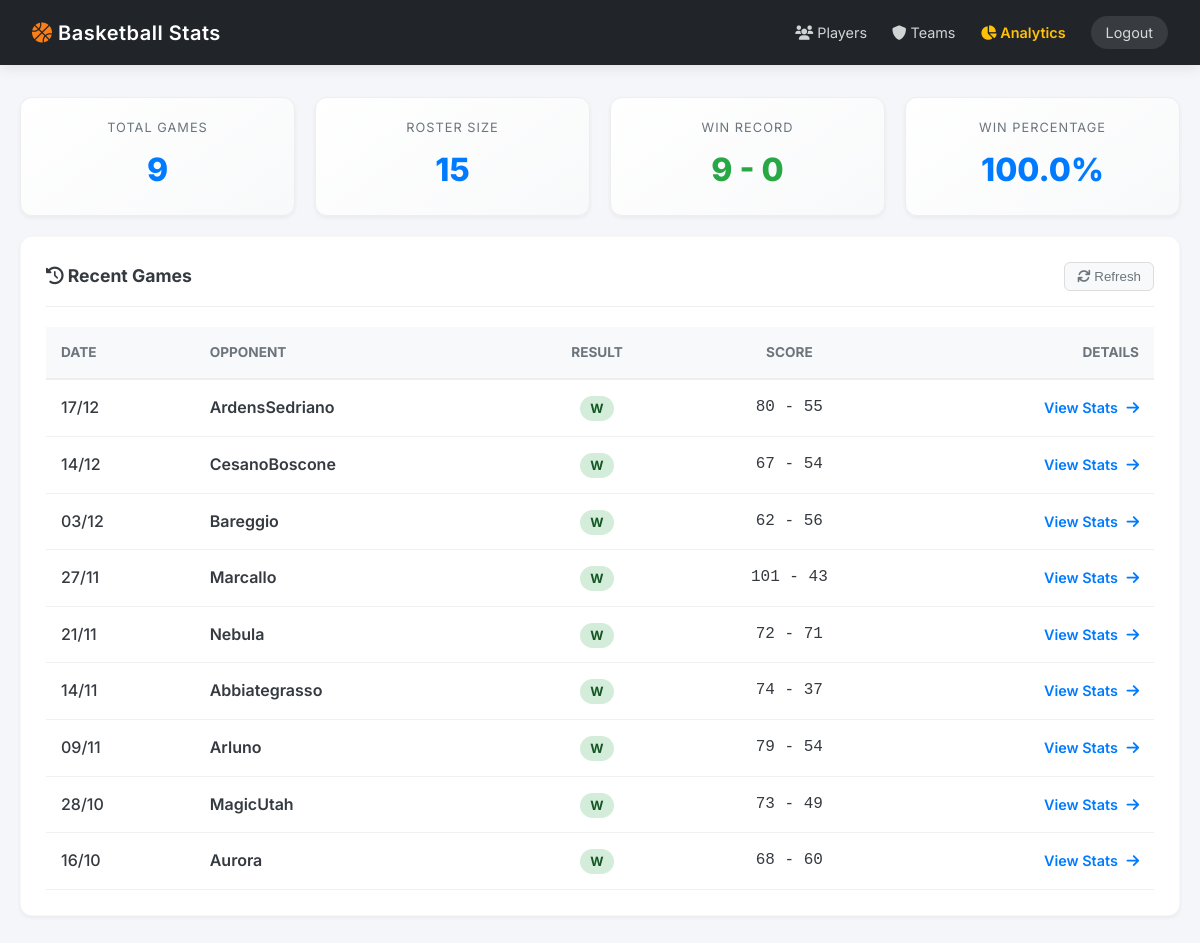
The page / (signed in) on the database its author committed.
### core/models.py (models this page shows)
class Game(db.Model):
    __tablename__ = "games"
    id = db.Column(db.Integer, primary_key=True)
    date = db.Column(db.String(10), nullable=False)
    opponent = db.Column(db.String(100), nullable=False)
    team_score = db.Column(db.Integer, nullable=False)
    opponent_score = db.Column(db.Integer, nullable=False)
    result = db.Column(db.String(1), nullable=False)
    game_type = db.Column(db.String(20), nullable=False)
    sort_date = db.Column(db.String(10), nullable=False)
    @property
    def score_display(self):
        return f"{self.team_score} - {self.opponent_score}"

### web/routes/main.py (the view)
@main_bp.route("/")
@login_required
def index():
    games = Game.query.order_by(Game.sort_date.desc()).all()
    total_games = len(games)
    total_players = db.session.query(PlayerStat.player_name).distinct().count()
    wins = sum(1 for g in games if g.result == "W")
    losses = sum(1 for g in games if g.result == "L")
    return render_template(
        "index.html",
        games=games,
        stats={
            "games": total_games,
            "players": total_players,
            "wins": wins,
            "losses": losses,
        },
    )

### web/__init__.py (called while the page is built)
def create_app(config_name: str = None) -> Flask:
    app = Flask(__name__)
    config = get_config(config_name)
    app.config.from_object(config)
    setup_logging(app, config)
    db.init_app(app)
    bcrypt.init_app(app)
    csrf.init_app(app)
    cache.init_app(app)
    limiter.init_app(app)
    login_manager.init_app(app)
    login_manager.login_view = "auth.login"
    login_manager.login_message = "Please log in to access this page."
    login_manager.login_message_category = "info"
    @login_manager.user_loader
    def load_user(user_id):
        return User.query.get(int(user_id))
    register_blueprints(app)
    return app

### web/templates/index.html (shortened to what this page needs)
<!doctype html>
<html lang="en">
    <head>
        <link
            rel="stylesheet"
            href="{{ url_for('static', filename='css/style.css') }}"
        />
        <link
            rel="stylesheet"
            href="https://cdnjs.cloudflare.com/ajax/libs/font-awesome/6.0.0/css/all.min.css"
        />
    </head>
    <body>
        <div class="header">
            <h1>
                <i class="fas fa-basketball-ball" style="color: #fd7e14"></i>
                Basketball Stats
            </h1>
            <div style="display: flex; gap: 25px; align-items: center">
                <a href="{{ url_for('main.players') }}"
                    ><i class="fas fa-users"></i> Players</a
                >
                <a href="{{ url_for('main.teams') }}"
                    ><i class="fas fa-shield-alt"></i> Teams</a
                >
                <a
                    href="{{ url_for('analytics.dashboard') }}"
                    style="color: #ffc107; font-weight: 600"
                    ><i class="fas fa-chart-pie"></i> Analytics</a
                >
                <a
                    href="{{ url_for('auth.logout') }}"
                    style="
                        background: rgba(255, 255, 255, 0.1);
                        padding: 5px 15px;
                        border-radius: 20px;
                    "
                    >Logout</a
                >
            </div>
        </div>
        <div class="container">
            <div class="metrics-row">
                <div class="metric-card">
                    <div class="label">Total Games</div>
                    <div class="value">{{ stats.games }}</div>
                </div>
                <div class="metric-card">
                    <div class="label">Roster Size</div>
                    <div class="value">{{ stats.players }}</div>
                </div>
                <div class="metric-card">
                    <div class="label">Win Record</div>
                    <div
                        class="value"
                        style="color: {{ 'var(--success)' if stats.wins > stats.losses else 'var(--primary)' }}"
                    >
                        {{ stats.wins }} - {{ stats.losses }}
                    </div>
                </div>
                <div class="metric-card">
                    <div class="label">Win Percentage</div>
                    <div class="value">
                        {% if stats.games > 0 %} {{ (stats.wins / stats.games *
                        100)|round(1) }}% {% else %} 0% {% endif %}
                    </div>
                </div>
            </div>
            <div class="panel">
                <div class="panel-header">
                    <h3><i class="fas fa-history"></i> Recent Games</h3>
                    <button
                        onclick="window.location.reload()"
                        style="
                            background: #f8f9fa;
                            border: 1px solid #ddd;
                            padding: 6px 12px;
                            border-radius: 6px;
                            cursor: pointer;
                            color: var(--text-muted);
                        "
                    >
                        <i class="fas fa-sync"></i> Refresh
                    </button>
                </div>
                <div style="overflow-x: auto">
                    <table style="width: 100%; border-collapse: collapse">
                        <thead>
                            <tr
                                style="
                                    background: #f8f9fa;
                                    border-bottom: 2px solid #eee;
                                "
                            >
                                <th
                                    style="
                                        padding: 15px;
                                        text-align: left;
                                        color: var(--text-muted);
                                        font-size: 0.85rem;
                                        text-transform: uppercase;
                                    "
                                >
                                    Date
                                </th>
                                <th
                                    style="
                                        padding: 15px;
                                        text-align: left;
                                        color: var(--text-muted);
                                        font-size: 0.85rem;
                                        text-transform: uppercase;
                                    "
                                >
                                    Opponent
                                </th>
                                <th
                                    style="
                                        padding: 15px;
                                        text-align: center;
                                        color: var(--text-muted);
                                        font-size: 0.85rem;
                                        text-transform: uppercase;
                                    "
                                >
                                    Result
                                </th>
                                <th
                                    style="
                                        padding: 15px;
                                        text-align: center;
                                        color: var(--text-muted);
                                        font-size: 0.85rem;
                                        text-transform: uppercase;
                                    "
                                >
                                    Score
                                </th>
                                <th
                                    style="
                                        padding: 15px;
                                        text-align: right;
                                        color: var(--text-muted);
                                        font-size: 0.85rem;
                                        text-transform: uppercase;
                                    "
                                >
                                    Details
                                </th>
                            </tr>
                        </thead>
                        <tbody>
                            {% for game in games %}
                            <tr
                                style="
                                    border-bottom: 1px solid #f1f1f1;
                                    transition: background 0.2s;
                                "
                            >
                                <td style="padding: 15px; font-weight: 500">
                                    {{ game.date }}
                                </td>
                                <td
                                    style="
                                        padding: 15px;
                                        font-weight: 600;
                                        color: var(--text-main);
                                    "
                                >
                                    {{ game.opponent }}
                                </td>
                                <td style="padding: 15px; text-align: center">
                                    <span
                                        style="padding: 5px 10px; border-radius: 20px; font-size: 0.8rem; font-weight: 700;
                                      background: {{ '#d4edda' if game.result == 'W' else '#f8d7da' }};
                                      color: {{ '#155724' if game.result == 'W' else '#721c24' }};"
                                    >
                                        {{ game.result }}
                                    </span>
                                </td>
                                <td
                                    style="
                                        padding: 15px;
                                        text-align: center;
                                        font-family: monospace;
                                        font-size: 1rem;
                                    "
                                >
                                    {{ game.score_display }}
                                </td>
                                <td style="padding: 15px; text-align: right">
                                    <a
                                        href="{{ url_for('main.game_detail', game_id=game.id) }}"
                                        style="
                                            color: var(--primary);
                                            text-decoration: none;
                                            font-weight: 600;
                                            font-size: 0.9rem;
                                        "
                                    >
                                        View Stats
                                        <i
                                            class="fas fa-arrow-right"
                                            style="margin-left: 5px"
                                        ></i>
                                    </a>
                                </td>
                            </tr>
                            {% endfor %}
                        </tbody>
                    </table>
                </div>
            </div>
        </div>
    </body>
</html>

### web/static/css/style.css (style rules this page uses)
:root { --primary: #007bff; --primary-dark: #0056b3; --secondary: #6c757d; --success: #28a745; --bg-body: #f4f6f9; --bg-card: #ffffff; --text-main: #343a40; --text-muted: #6c757d; --border-radius: 12px; --shadow-sm: 0 2px 4px rgba(0, 0, 0, 0.05); --shadow-md: 0 4px 12px rgba(0, 0, 0, 0.08); }
* { box-sizing: border-box; margin: 0; padding: 0; }
body { font-family: "Inter", -apple-system, BlinkMacSystemFont, "Segoe UI", Roboto, sans-serif; background-color: var(--bg-body); color: var(--text-main); line-height: 1.6; padding-bottom: 40px; }
.header { background: #212529; color: white; padding: 1rem 2rem; display: flex; justify-content: space-between; align-items: center; box-shadow: var(--shadow-md); position: sticky; top: 0; z-index: 1000; }
.header h1 { font-size: 1.25rem; font-weight: 600; letter-spacing: 0.5px; }
.header a { color: rgba(255, 255, 255, 0.8); text-decoration: none; font-size: 0.9rem; transition: 0.2s; }
.container { max-width: 1400px; margin: 2rem auto; padding: 0 20px; }
.panel { background: var(--bg-card); padding: 25px; border-radius: var(--border-radius); box-shadow: var(--shadow-sm); margin-bottom: 25px; border: 1px solid rgba(0, 0, 0, 0.03); }
.panel-header { display: flex; justify-content: space-between; align-items: center; margin-bottom: 20px; border-bottom: 1px solid #eee; padding-bottom: 15px; }
.panel h3 { font-size: 1.1rem; color: var(--text-main); font-weight: 700; margin: 0; }
.metrics-row { display: flex; gap: 20px; margin-bottom: 20px; }
.metric-card { flex: 1; background: linear-gradient(145deg, #ffffff, #f8f9fa); padding: 20px; border-radius: var(--border-radius); text-align: center; border: 1px solid #eee; box-shadow: var(--shadow-sm); }
.metric-card .label { font-size: 0.8rem; text-transform: uppercase; letter-spacing: 1px; color: var(--text-muted); margin-bottom: 5px; }
.metric-card .value { font-size: 2rem; font-weight: 800; color: var(--primary); }

### rows shown on the page
Game: date "17/12", opponent "ArdensSedriano", result "W", score_display "80 - 55"
Game: date "14/12", opponent "CesanoBoscone", result "W", score_display "67 - 54"
Game: date "03/12", opponent "Bareggio", result "W", score_display "62 - 56"
Game: date "27/11", opponent "Marcallo", result "W", score_display "101 - 43"
Game: date "21/11", opponent "Nebula", result "W", score_display "72 - 71"
Game: date "14/11", opponent "Abbiategrasso", result "W", score_display "74 - 37"
Game: date "09/11", opponent "Arluno", result "W", score_display "79 - 54"
Game: date "28/10", opponent "MagicUtah", result "W", score_display "73 - 49"
Game: date "16/10", opponent "Aurora", result "W", score_display "68 - 60"

### other values the page prints
{{ stats.games }} "9"
{{ stats.players }} "15"
{{ stats.wins }} "9"
{{ stats.losses }} "0"
{{ (stats.wins / stats.games *
                        100)|round(1) }} "100.0"
